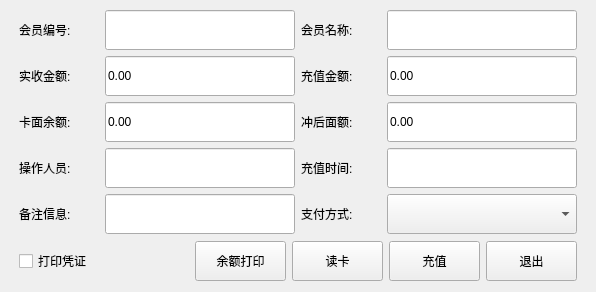
<?xml version="1.0" encoding="UTF-8"?>
<ui version="4.0">
 <class>vip_recharge</class>
 <widget class="QDialog" name="vip_recharge">
  <property name="geometry">
   <rect>
    <x>0</x>
    <y>0</y>
    <width>596</width>
    <height>292</height>
   </rect>
  </property>
  <property name="windowTitle">
   <string>Dialog</string>
  </property>
  <layout class="QVBoxLayout" name="verticalLayout">
   <property name="leftMargin">
    <number>9</number>
   </property>
   <property name="topMargin">
    <number>9</number>
   </property>
   <property name="rightMargin">
    <number>9</number>
   </property>
   <property name="bottomMargin">
    <number>9</number>
   </property>
   <item>
    <layout class="QGridLayout" name="gridLayout">
     <property name="leftMargin">
      <number>10</number>
     </property>
     <property name="rightMargin">
      <number>10</number>
     </property>
     <item row="0" column="0">
      <widget class="QLabel" name="label_2">
       <property name="sizePolicy">
        <sizepolicy hsizetype="Fixed" vsizetype="Fixed">
         <horstretch>0</horstretch>
         <verstretch>0</verstretch>
        </sizepolicy>
       </property>
       <property name="minimumSize">
        <size>
         <width>80</width>
         <height>40</height>
        </size>
       </property>
       <property name="text">
        <string>会员编号:</string>
       </property>
      </widget>
     </item>
     <item row="0" column="1">
      <widget class="QLineEdit" name="lineEdit">
       <property name="minimumSize">
        <size>
         <width>0</width>
         <height>40</height>
        </size>
       </property>
      </widget>
     </item>
     <item row="0" column="2">
      <widget class="QLabel" name="label_3">
       <property name="sizePolicy">
        <sizepolicy hsizetype="Fixed" vsizetype="Fixed">
         <horstretch>0</horstretch>
         <verstretch>0</verstretch>
        </sizepolicy>
       </property>
       <property name="minimumSize">
        <size>
         <width>80</width>
         <height>40</height>
        </size>
       </property>
       <property name="text">
        <string>会员名称:</string>
       </property>
      </widget>
     </item>
     <item row="0" column="3">
      <widget class="QLineEdit" name="lineEdit_2">
       <property name="minimumSize">
        <size>
         <width>0</width>
         <height>40</height>
        </size>
       </property>
      </widget>
     </item>
     <item row="1" column="0">
      <widget class="QLabel" name="label_4">
       <property name="sizePolicy">
        <sizepolicy hsizetype="Fixed" vsizetype="Fixed">
         <horstretch>0</horstretch>
         <verstretch>0</verstretch>
        </sizepolicy>
       </property>
       <property name="minimumSize">
        <size>
         <width>80</width>
         <height>40</height>
        </size>
       </property>
       <property name="text">
        <string>实收金额:</string>
       </property>
      </widget>
     </item>
     <item row="1" column="1">
      <widget class="QLineEdit" name="lineEdit_3">
       <property name="minimumSize">
        <size>
         <width>0</width>
         <height>40</height>
        </size>
       </property>
       <property name="text">
        <string>0.00</string>
       </property>
      </widget>
     </item>
     <item row="1" column="2">
      <widget class="QLabel" name="label_5">
       <property name="sizePolicy">
        <sizepolicy hsizetype="Fixed" vsizetype="Fixed">
         <horstretch>0</horstretch>
         <verstretch>0</verstretch>
        </sizepolicy>
       </property>
       <property name="minimumSize">
        <size>
         <width>80</width>
         <height>40</height>
        </size>
       </property>
       <property name="text">
        <string>充值金额:</string>
       </property>
      </widget>
     </item>
     <item row="1" column="3">
      <widget class="QLineEdit" name="lineEdit_4">
       <property name="minimumSize">
        <size>
         <width>0</width>
         <height>40</height>
        </size>
       </property>
       <property name="text">
        <string>0.00</string>
       </property>
      </widget>
     </item>
     <item row="2" column="0">
      <widget class="QLabel" name="label_6">
       <property name="sizePolicy">
        <sizepolicy hsizetype="Fixed" vsizetype="Fixed">
         <horstretch>0</horstretch>
         <verstretch>0</verstretch>
        </sizepolicy>
       </property>
       <property name="minimumSize">
        <size>
         <width>80</width>
         <height>40</height>
        </size>
       </property>
       <property name="text">
        <string>卡面余额:</string>
       </property>
      </widget>
     </item>
     <item row="2" column="1">
      <widget class="QLineEdit" name="lineEdit_5">
       <property name="minimumSize">
        <size>
         <width>0</width>
         <height>40</height>
        </size>
       </property>
       <property name="text">
        <string>0.00</string>
       </property>
      </widget>
     </item>
     <item row="2" column="2">
      <widget class="QLabel" name="label_7">
       <property name="sizePolicy">
        <sizepolicy hsizetype="Fixed" vsizetype="Fixed">
         <horstretch>0</horstretch>
         <verstretch>0</verstretch>
        </sizepolicy>
       </property>
       <property name="minimumSize">
        <size>
         <width>80</width>
         <height>40</height>
        </size>
       </property>
       <property name="text">
        <string>冲后面额:</string>
       </property>
      </widget>
     </item>
     <item row="2" column="3">
      <widget class="QLineEdit" name="lineEdit_6">
       <property name="minimumSize">
        <size>
         <width>0</width>
         <height>40</height>
        </size>
       </property>
       <property name="text">
        <string>0.00</string>
       </property>
      </widget>
     </item>
     <item row="3" column="0">
      <widget class="QLabel" name="label_8">
       <property name="sizePolicy">
        <sizepolicy hsizetype="Fixed" vsizetype="Fixed">
         <horstretch>0</horstretch>
         <verstretch>0</verstretch>
        </sizepolicy>
       </property>
       <property name="minimumSize">
        <size>
         <width>80</width>
         <height>40</height>
        </size>
       </property>
       <property name="text">
        <string>操作人员:</string>
       </property>
      </widget>
     </item>
     <item row="3" column="1">
      <widget class="QLineEdit" name="lineEdit_7">
       <property name="minimumSize">
        <size>
         <width>0</width>
         <height>40</height>
        </size>
       </property>
      </widget>
     </item>
     <item row="3" column="2">
      <widget class="QLabel" name="label_9">
       <property name="sizePolicy">
        <sizepolicy hsizetype="Fixed" vsizetype="Fixed">
         <horstretch>0</horstretch>
         <verstretch>0</verstretch>
        </sizepolicy>
       </property>
       <property name="minimumSize">
        <size>
         <width>80</width>
         <height>40</height>
        </size>
       </property>
       <property name="text">
        <string>充值时间:</string>
       </property>
      </widget>
     </item>
     <item row="3" column="3">
      <widget class="QLineEdit" name="lineEdit_8">
       <property name="minimumSize">
        <size>
         <width>0</width>
         <height>40</height>
        </size>
       </property>
      </widget>
     </item>
     <item row="4" column="0">
      <widget class="QLabel" name="label_10">
       <property name="sizePolicy">
        <sizepolicy hsizetype="Fixed" vsizetype="Fixed">
         <horstretch>0</horstretch>
         <verstretch>0</verstretch>
        </sizepolicy>
       </property>
       <property name="minimumSize">
        <size>
         <width>80</width>
         <height>40</height>
        </size>
       </property>
       <property name="text">
        <string>备注信息:</string>
       </property>
      </widget>
     </item>
     <item row="4" column="1">
      <widget class="QLineEdit" name="lineEdit_9">
       <property name="minimumSize">
        <size>
         <width>0</width>
         <height>40</height>
        </size>
       </property>
      </widget>
     </item>
     <item row="4" column="2">
      <widget class="QLabel" name="label_11">
       <property name="sizePolicy">
        <sizepolicy hsizetype="Fixed" vsizetype="Fixed">
         <horstretch>0</horstretch>
         <verstretch>0</verstretch>
        </sizepolicy>
       </property>
       <property name="minimumSize">
        <size>
         <width>80</width>
         <height>40</height>
        </size>
       </property>
       <property name="text">
        <string>支付方式:</string>
       </property>
      </widget>
     </item>
     <item row="4" column="3">
      <widget class="lds_ComboBox" name="comboBox">
       <property name="sizePolicy">
        <sizepolicy hsizetype="Expanding" vsizetype="Fixed">
         <horstretch>0</horstretch>
         <verstretch>0</verstretch>
        </sizepolicy>
       </property>
       <property name="minimumSize">
        <size>
         <width>0</width>
         <height>40</height>
        </size>
       </property>
      </widget>
     </item>
    </layout>
   </item>
   <item>
    <layout class="QHBoxLayout" name="horizontalLayout">
     <property name="leftMargin">
      <number>10</number>
     </property>
     <property name="rightMargin">
      <number>10</number>
     </property>
     <item>
      <widget class="QCheckBox" name="checkBox">
       <property name="sizePolicy">
        <sizepolicy hsizetype="Fixed" vsizetype="Fixed">
         <horstretch>0</horstretch>
         <verstretch>0</verstretch>
        </sizepolicy>
       </property>
       <property name="minimumSize">
        <size>
         <width>121</width>
         <height>40</height>
        </size>
       </property>
       <property name="text">
        <string>打印凭证</string>
       </property>
      </widget>
     </item>
     <item>
      <spacer name="horizontalSpacer">
       <property name="orientation">
        <enum>Qt::Horizontal</enum>
       </property>
       <property name="sizeHint" stdset="0">
        <size>
         <width>40</width>
         <height>20</height>
        </size>
       </property>
      </spacer>
     </item>
     <item>
      <widget class="QPushButton" name="pushButton_6">
       <property name="sizePolicy">
        <sizepolicy hsizetype="Fixed" vsizetype="Fixed">
         <horstretch>0</horstretch>
         <verstretch>0</verstretch>
        </sizepolicy>
       </property>
       <property name="minimumSize">
        <size>
         <width>91</width>
         <height>40</height>
        </size>
       </property>
       <property name="focusPolicy">
        <enum>Qt::NoFocus</enum>
       </property>
       <property name="text">
        <string>余额打印</string>
       </property>
       <property name="outer_stylesheet" stdset="0">
        <string>pushbutton</string>
       </property>
      </widget>
     </item>
     <item>
      <widget class="QPushButton" name="pushButton_7">
       <property name="sizePolicy">
        <sizepolicy hsizetype="Fixed" vsizetype="Fixed">
         <horstretch>0</horstretch>
         <verstretch>0</verstretch>
        </sizepolicy>
       </property>
       <property name="minimumSize">
        <size>
         <width>91</width>
         <height>40</height>
        </size>
       </property>
       <property name="focusPolicy">
        <enum>Qt::NoFocus</enum>
       </property>
       <property name="text">
        <string>读卡</string>
       </property>
       <property name="outer_stylesheet" stdset="0">
        <string>pushbutton</string>
       </property>
      </widget>
     </item>
     <item>
      <widget class="QPushButton" name="pushButton_4">
       <property name="sizePolicy">
        <sizepolicy hsizetype="Fixed" vsizetype="Fixed">
         <horstretch>0</horstretch>
         <verstretch>0</verstretch>
        </sizepolicy>
       </property>
       <property name="minimumSize">
        <size>
         <width>91</width>
         <height>40</height>
        </size>
       </property>
       <property name="focusPolicy">
        <enum>Qt::NoFocus</enum>
       </property>
       <property name="text">
        <string>充值</string>
       </property>
       <property name="outer_stylesheet" stdset="0">
        <string>pushbutton</string>
       </property>
      </widget>
     </item>
     <item>
      <widget class="QPushButton" name="pushButton_5">
       <property name="sizePolicy">
        <sizepolicy hsizetype="Fixed" vsizetype="Fixed">
         <horstretch>0</horstretch>
         <verstretch>0</verstretch>
        </sizepolicy>
       </property>
       <property name="minimumSize">
        <size>
         <width>91</width>
         <height>40</height>
        </size>
       </property>
       <property name="focusPolicy">
        <enum>Qt::NoFocus</enum>
       </property>
       <property name="text">
        <string>退出</string>
       </property>
       <property name="outer_stylesheet" stdset="0">
        <string>pushbutton</string>
       </property>
      </widget>
     </item>
    </layout>
   </item>
  </layout>
 </widget>
 <customwidgets>
  <customwidget>
   <class>lds_ComboBox</class>
   <extends>QComboBox</extends>
   <header>lds_combobox.h</header>
  </customwidget>
 </customwidgets>
 <resources/>
 <connections/>
</ui>
